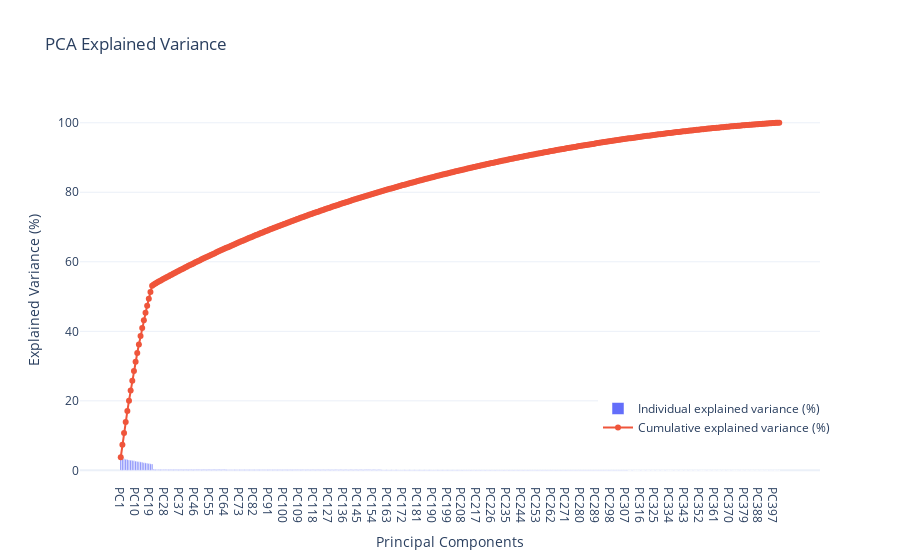

The notebook cell this image was saved under:
### Code cell
# Run PCA
pca = PCA()
X_pca = pca.fit_transform(X_train_scaled_reg)

# Explained variance
explained_var = pca.explained_variance_ratio_ * 100
cum_var = explained_var.cumsum()

# Plot with Plotly
fig = go.Figure()

fig.add_trace(go.Bar(
    x=[f"PC{i+1}" for i in range(len(explained_var))],
    y=explained_var,
    name="Individual explained variance (%)"
))

# Line for cumulative variance
fig.add_trace(go.Scatter(
    x=[f"PC{i+1}" for i in range(len(cum_var))],
    y=cum_var,
    mode="lines+markers",
    name="Cumulative explained variance (%)"
))

fig.update_layout(
    title="PCA Explained Variance",
    xaxis_title="Principal Components",
    yaxis_title="Explained Variance (%)",
    template="plotly_white",
    legend=dict(x=0.7, y=0.1)
)

fig.show()

### Figure 1 — Plotly figure (JSON) as saved in the notebook; plotly's stock layout.template omitted (floating-point values rounded to 4 significant figures; data arrays with more than 128 entries replaced by an {"elided": "..."} marker saying what was removed)
{"data": [{"name": "Individual explained variance (%)", "type": "bar", "x": {"elided": "400 str values"}, "y": {"elided": "400 float values"}}, {"mode": "lines+markers", "name": "Cumulative explained variance (%)", "type": "scatter", "x": {"elided": "400 str values"}, "y": {"elided": "400 float values"}}], "layout": {"legend": {"x": 0.7, "y": 0.1}, "title": {"text": "PCA Explained Variance"}, "xaxis": {"title": {"text": "Principal Components"}}, "yaxis": {"title": {"text": "Explained Variance (%)"}}}}
